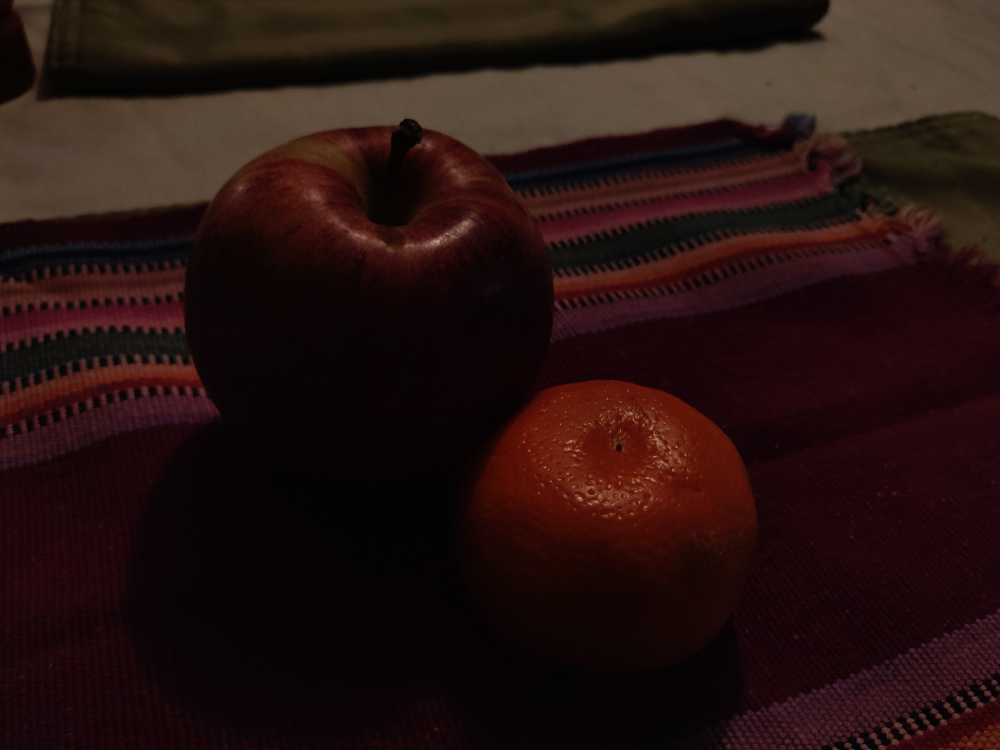
#> input picture hw2/input/underexposed.jpg, 4000 x 3000 px, found by its file name (shown at 1/4 size)
$ python Q1.py
#> lines starting #> are read from the running program, lines starting #| are printed output that depends on the picture
import cv2
import numpy as np
from matplotlib import pyplot as plt

# Open the image.
underexposed = cv2.imread("hw2/input/underexposed.jpg")
#> underexposed is the input picture: shape (3000, 4000, 3); mean B, G, R 16.1, 18.3, 37.9
overexposed = cv2.imread("hw2/input/overexposed.jpg")
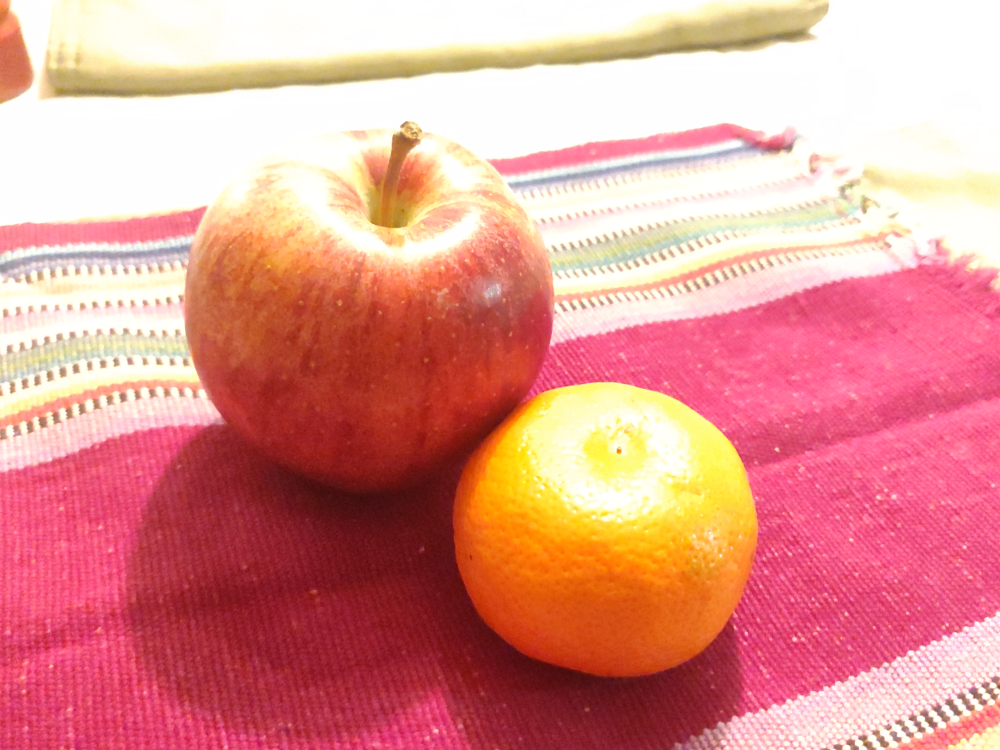
#> input picture hw2/input/overexposed.jpg, 4000 x 3000 px, found by its file name (shown at 1/4 size)
#> overexposed is the input picture: shape (3000, 4000, 3); mean B, G, R 142.4, 148.8, 224.4
underexposed = cv2.resize(underexposed, (1000, 750))
#> underexposed: shape (750, 1000, 3)
overexposed = cv2.resize(overexposed, (1000, 750))
#> overexposed: shape (750, 1000, 3)
gray_underexposed = cv2.cvtColor(underexposed, cv2.COLOR_BGR2GRAY)
gray_overexposed = cv2.cvtColor(overexposed, cv2.COLOR_BGR2GRAY)
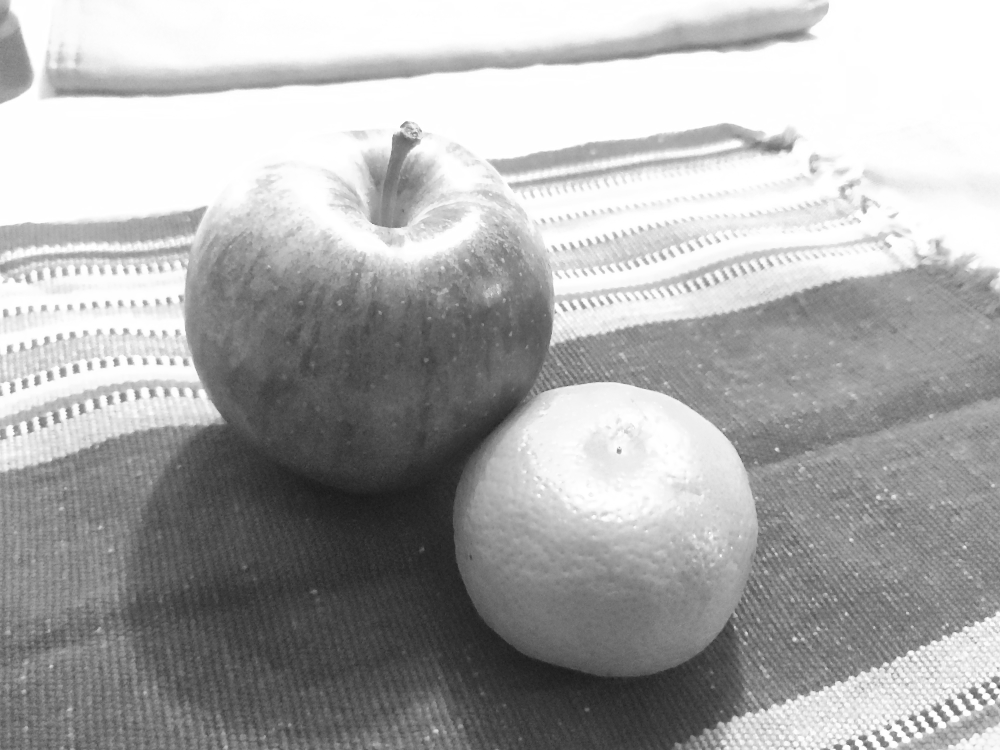
#> gray_overexposed: shape (750, 1000); min 25, max 255, mean 170.7

# Trying 4 gamma values.
for gamma in [0.1, 0.5, 1.0, 1.2, 1.7, 2.2]:
    # Apply gamma correction.
    gamma_corrected_underexposed = np.array(
        255 * (gray_underexposed / 255) ** gamma, dtype="uint8"
    )
    gamma_corrected_overexposed = np.array(
        255 * (gray_overexposed / 255) ** gamma, dtype="uint8"
    )
    cv2.imshow("gamma: " + str(gamma) + " underexposed", gamma_corrected_underexposed)
    cv2.imshow("gamma: " + str(gamma) + " overexposed", gamma_corrected_overexposed)
    cv2.waitKey(0)  # waits until a key is pressed
    cv2.destroyAllWindows()  # destroys the window showing image
#> this loop made 6 passes
#> pass 1, `gamma_corrected_underexposed = np.array( 255 * (gray_underexposed / 25..`:
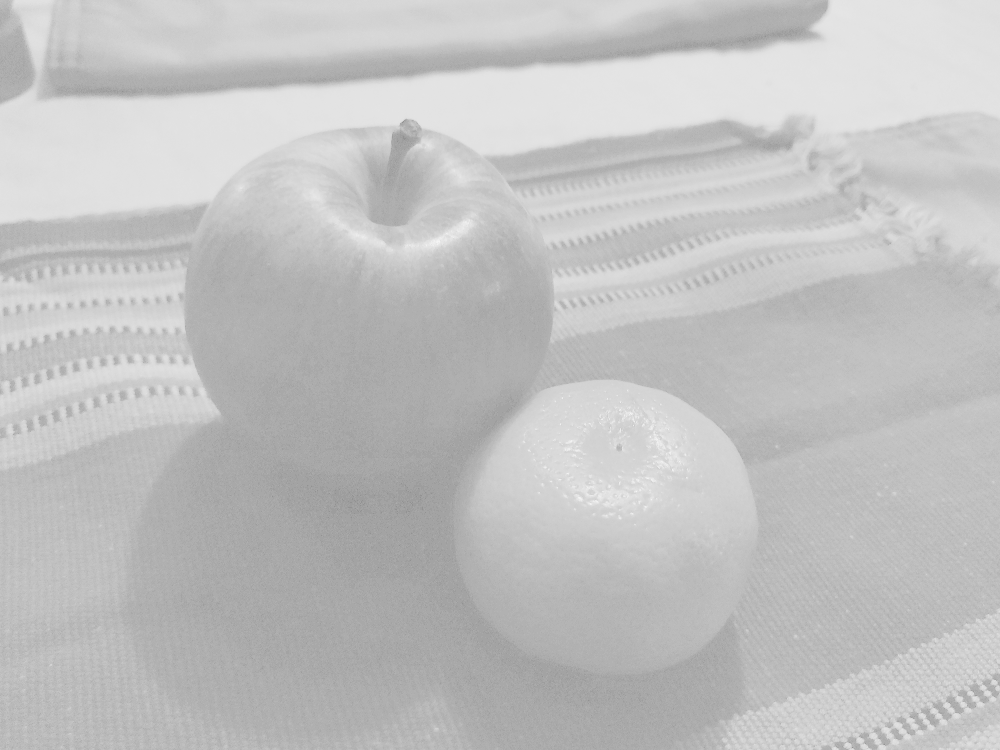
#> gamma_corrected_underexposed: shape (750, 1000); min 146, max 245, mean 193

# 0.5 looks best for the underexposed, 1.7 looks best for the overexposed

final_gcu = np.array(255 * (gray_underexposed / 255) ** 0.5, dtype="uint8")
final_gco = np.array(255 * (gray_overexposed / 255) ** 1.7, dtype="uint8")
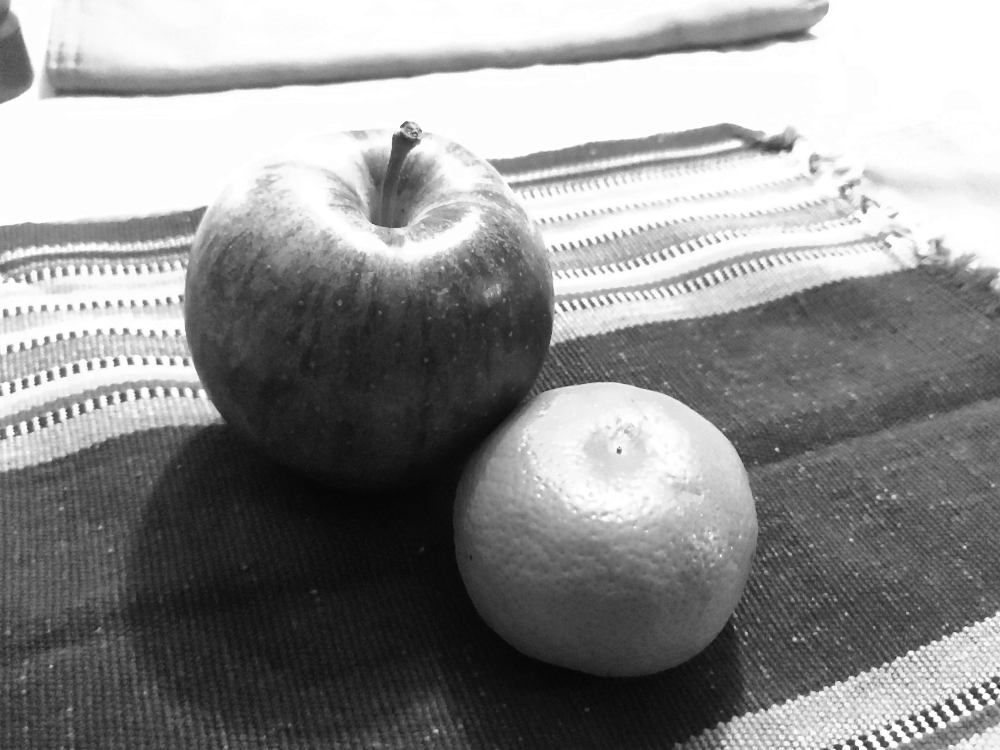
#> final_gco: shape (750, 1000); min 4, max 255, mean 141.7

plt.hist(gray_underexposed.ravel(),256,[0,256])
plt.title('Original underexposed')
plt.savefig('hw2/output/Q1_original_underexposed_hist.png')
#> figure, not shown here; tallest bar 51768 high, from x = 4 to 5
plt.close()
plt.hist(gray_overexposed.ravel(),256,[0,256])
plt.title('Original overexposed')
plt.savefig('hw2/output/Q1_original_overexposed_hist.png')
#> figure, not shown here; tallest bar 92274 high, from x = 254 to 255
plt.close()
plt.hist(final_gcu.ravel(),256,[0,256])
plt.title('Gamma corrected 0.5 underexposed')
plt.savefig('hw2/output/Q1_gamma_underexposed_hist.png')
#> figure, not shown here; tallest bar 51768 high, from x = 31 to 32
plt.close()
plt.hist(final_gco.ravel(),256,[0,256])
plt.title('Gamma corrected 1.7 overexposed')
plt.savefig('hw2/output/Q1_gamma_overexposed_hist.png')
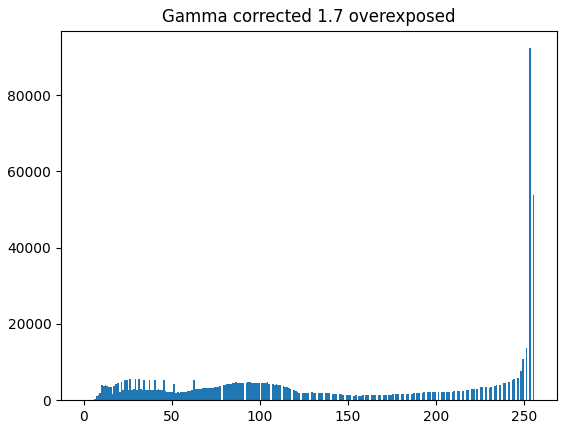
#> figure drawn by matplotlib, 1 panel; tallest bar 92274 high, from x = 253 to 254
plt.close()

res_o = np.hstack((gray_overexposed, final_gco))
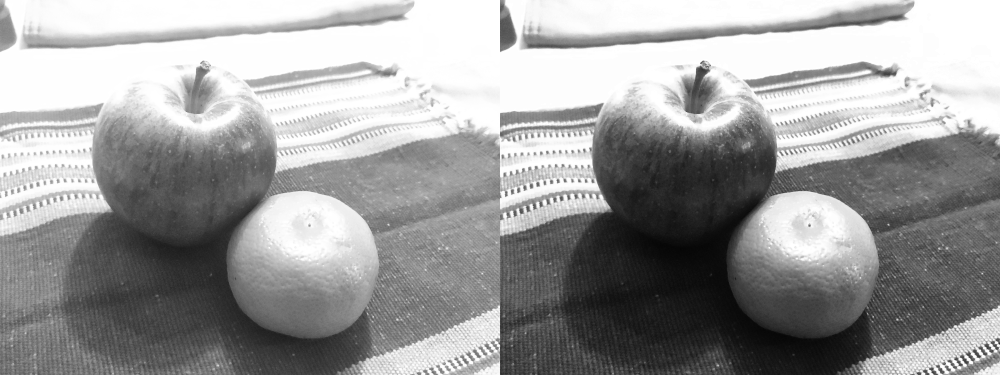
#> res_o: shape (750, 2000) (shown at 1/2 size); min 4, max 255, mean 156.2
res_u = np.hstack((gray_underexposed, final_gcu))
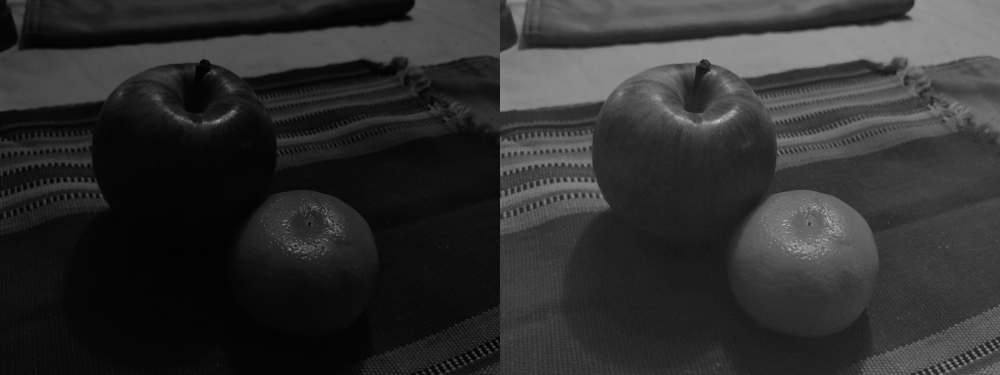
#> res_u: shape (750, 2000) (shown at 1/2 size); min 1, max 211, mean 46.8
cv2.imwrite('hw2/output/Q1_gamma_overexposed.png', res_o)
cv2.imwrite('hw2/output/Q1_gamma_underexposed.png', res_u)
